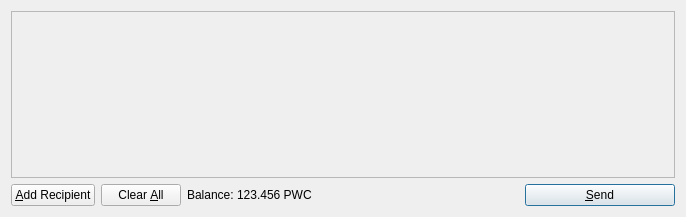
<?xml version="1.0" encoding="UTF-8"?>
<ui version="4.0">
 <class>SendCoinsDialog</class>
 <widget class="QDialog" name="SendCoinsDialog">
  <property name="geometry">
   <rect>
    <x>0</x>
    <y>0</y>
    <width>686</width>
    <height>217</height>
   </rect>
  </property>
  <property name="windowTitle">
   <string>Send Coins</string>
  </property>
  <layout class="QVBoxLayout" name="verticalLayout">
   <item>
    <widget class="QScrollArea" name="scrollArea">
     <property name="widgetResizable">
      <bool>true</bool>
     </property>
     <widget class="QWidget" name="scrollAreaWidgetContents">
      <property name="geometry">
       <rect>
        <x>0</x>
        <y>0</y>
        <width>666</width>
        <height>165</height>
       </rect>
      </property>
      <layout class="QVBoxLayout" name="verticalLayout_2">
       <property name="margin">
        <number>0</number>
       </property>
       <item>
        <layout class="QVBoxLayout" name="entries">
         <property name="spacing">
          <number>6</number>
         </property>
        </layout>
       </item>
       <item>
        <spacer name="verticalSpacer">
         <property name="orientation">
          <enum>Qt::Vertical</enum>
         </property>
         <property name="sizeHint" stdset="0">
          <size>
           <width>20</width>
           <height>40</height>
          </size>
         </property>
        </spacer>
       </item>
      </layout>
     </widget>
    </widget>
   </item>
   <item>
    <layout class="QHBoxLayout" name="horizontalLayout">
     <item>
      <widget class="QPushButton" name="addButton">
       <property name="toolTip">
        <string>Send to multiple recipients at once</string>
       </property>
       <property name="text">
        <string>&amp;Add Recipient</string>
       </property>
       <property name="icon">
        <iconset resource="../bitcoin.qrc">
         <normaloff>:/icons/add</normaloff>:/icons/add</iconset>
       </property>
       <property name="autoDefault">
        <bool>false</bool>
       </property>
      </widget>
     </item>
     <item>
      <widget class="QPushButton" name="clearButton">
       <property name="sizePolicy">
        <sizepolicy hsizetype="Minimum" vsizetype="Fixed">
         <horstretch>0</horstretch>
         <verstretch>0</verstretch>
        </sizepolicy>
       </property>
       <property name="toolTip">
        <string>Remove all transaction fields</string>
       </property>
       <property name="text">
        <string>Clear &amp;All</string>
       </property>
       <property name="icon">
        <iconset resource="../bitcoin.qrc">
         <normaloff>:/icons/remove</normaloff>:/icons/remove</iconset>
       </property>
       <property name="autoRepeatDelay">
        <number>300</number>
       </property>
       <property name="autoDefault">
        <bool>false</bool>
       </property>
      </widget>
     </item>
     <item>
      <layout class="QHBoxLayout" name="horizontalLayout_2">
       <property name="spacing">
        <number>3</number>
       </property>
       <item>
        <widget class="QLabel" name="label">
         <property name="text">
          <string>Balance:</string>
         </property>
        </widget>
       </item>
       <item>
        <widget class="QLabel" name="labelBalance">
         <property name="cursor">
          <cursorShape>IBeamCursor</cursorShape>
         </property>
         <property name="text">
          <string>123.456 PWC</string>
         </property>
         <property name="textInteractionFlags">
          <set>Qt::LinksAccessibleByMouse|Qt::TextSelectableByKeyboard|Qt::TextSelectableByMouse</set>
         </property>
        </widget>
       </item>
      </layout>
     </item>
     <item>
      <spacer name="horizontalSpacer">
       <property name="orientation">
        <enum>Qt::Horizontal</enum>
       </property>
       <property name="sizeHint" stdset="0">
        <size>
         <width>40</width>
         <height>20</height>
        </size>
       </property>
      </spacer>
     </item>
     <item>
      <widget class="QPushButton" name="sendButton">
       <property name="minimumSize">
        <size>
         <width>150</width>
         <height>0</height>
        </size>
       </property>
       <property name="toolTip">
        <string>Confirm the send action</string>
       </property>
       <property name="text">
        <string>&amp;Send</string>
       </property>
       <property name="icon">
        <iconset resource="../bitcoin.qrc">
         <normaloff>:/icons/send</normaloff>:/icons/send</iconset>
       </property>
       <property name="default">
        <bool>true</bool>
       </property>
      </widget>
     </item>
    </layout>
   </item>
  </layout>
 </widget>
 <resources>
  <include location="../bitcoin.qrc"/>
 </resources>
 <connections/>
</ui>
